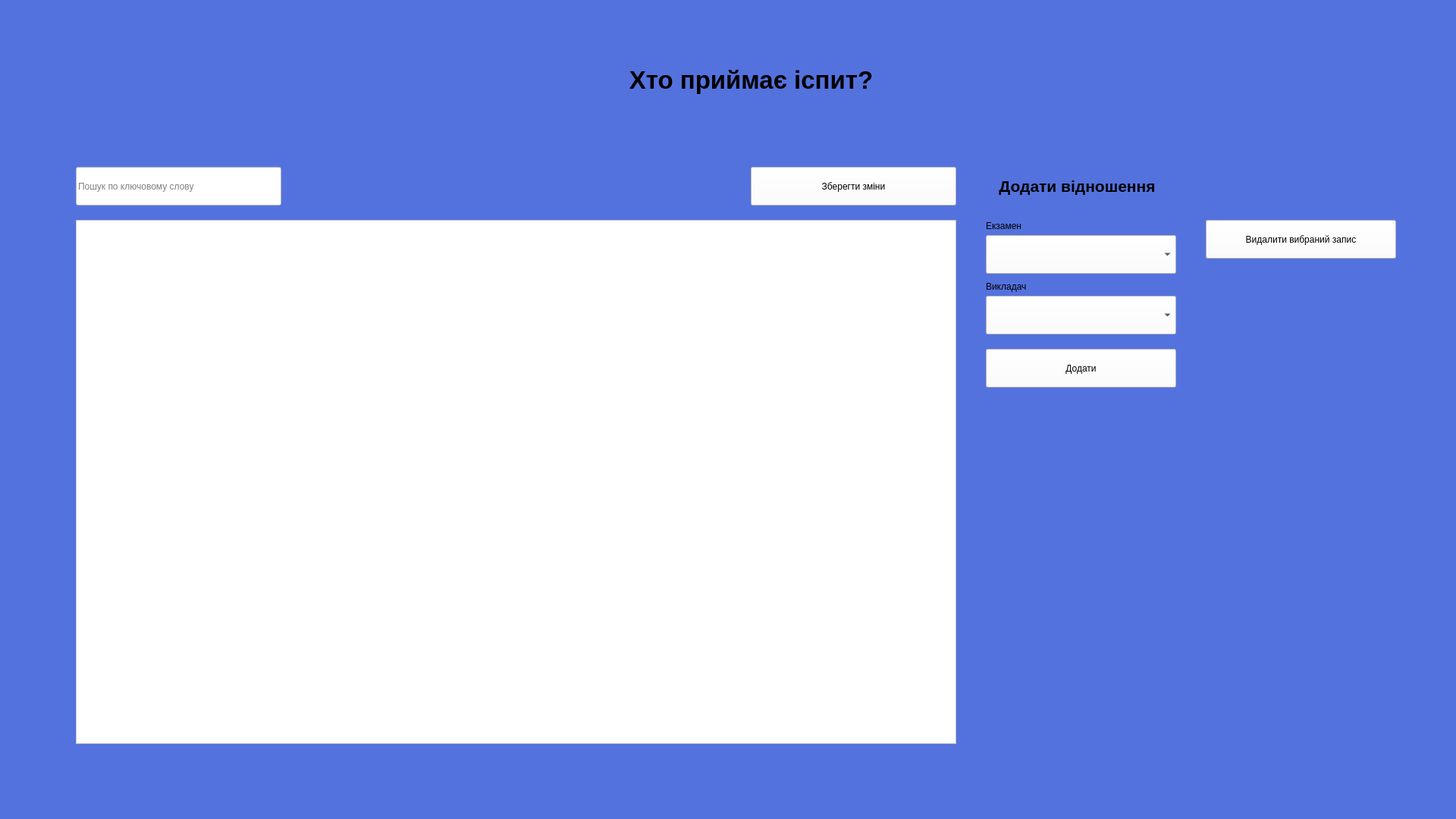
<?xml version="1.0" encoding="UTF-8"?>
<ui version="4.0">
 <class>Management</class>
 <widget class="QMainWindow" name="Management">
  <property name="geometry">
   <rect>
    <x>0</x>
    <y>0</y>
    <width>1920</width>
    <height>1080</height>
   </rect>
  </property>
  <property name="windowTitle">
   <string>Керування БД</string>
  </property>
  <property name="windowIcon">
   <iconset>
    <normaloff>../Downloads/symvolika-1.png</normaloff>../Downloads/symvolika-1.png</iconset>
  </property>
  <property name="styleSheet">
   <string notr="true">background: #5472DE;
background-image: url(:/newPrefix/649eb8ca76c20 (1).png);</string>
  </property>
  <widget class="QWidget" name="centralwidget">
   <widget class="QLabel" name="label_3">
    <property name="geometry">
     <rect>
      <x>620</x>
      <y>50</y>
      <width>741</width>
      <height>111</height>
     </rect>
    </property>
    <property name="font">
     <font>
      <family>Arial</family>
      <pointsize>25</pointsize>
      <weight>75</weight>
      <bold>true</bold>
     </font>
    </property>
    <property name="autoFillBackground">
     <bool>false</bool>
    </property>
    <property name="styleSheet">
     <string notr="true">background: transparent;</string>
    </property>
    <property name="text">
     <string>Хто приймає іспит?</string>
    </property>
    <property name="textFormat">
     <enum>Qt::AutoText</enum>
    </property>
    <property name="alignment">
     <set>Qt::AlignCenter</set>
    </property>
   </widget>
   <widget class="QLabel" name="label_9">
    <property name="geometry">
     <rect>
      <x>1280</x>
      <y>190</y>
      <width>281</width>
      <height>111</height>
     </rect>
    </property>
    <property name="font">
     <font>
      <family>Arial</family>
      <pointsize>16</pointsize>
      <weight>75</weight>
      <bold>true</bold>
     </font>
    </property>
    <property name="autoFillBackground">
     <bool>false</bool>
    </property>
    <property name="styleSheet">
     <string notr="true">background: transparent;</string>
    </property>
    <property name="text">
     <string>Додати відношення</string>
    </property>
    <property name="textFormat">
     <enum>Qt::AutoText</enum>
    </property>
    <property name="alignment">
     <set>Qt::AlignCenter</set>
    </property>
   </widget>
   <widget class="QLineEdit" name="lineEdit_6">
    <property name="geometry">
     <rect>
      <x>100</x>
      <y>220</y>
      <width>271</width>
      <height>51</height>
     </rect>
    </property>
    <property name="styleSheet">
     <string notr="true">background-color: rgb(255, 255, 255);</string>
    </property>
    <property name="placeholderText">
     <string>Пошук по ключовому слову</string>
    </property>
   </widget>
   <widget class="QPushButton" name="pushButton_16">
    <property name="geometry">
     <rect>
      <x>1300</x>
      <y>460</y>
      <width>251</width>
      <height>51</height>
     </rect>
    </property>
    <property name="styleSheet">
     <string notr="true">background-color: rgb(255, 255, 255);</string>
    </property>
    <property name="text">
     <string>Додати</string>
    </property>
   </widget>
   <widget class="QPushButton" name="pushButton_18">
    <property name="geometry">
     <rect>
      <x>990</x>
      <y>220</y>
      <width>271</width>
      <height>51</height>
     </rect>
    </property>
    <property name="styleSheet">
     <string notr="true">background-color: rgb(255, 255, 255);</string>
    </property>
    <property name="text">
     <string>Зберегти зміни</string>
    </property>
   </widget>
   <widget class="QTableWidget" name="tableWidget_2">
    <property name="geometry">
     <rect>
      <x>100</x>
      <y>290</y>
      <width>1161</width>
      <height>691</height>
     </rect>
    </property>
    <property name="styleSheet">
     <string notr="true">background-color: rgb(255, 255, 255);</string>
    </property>
    <property name="showGrid">
     <bool>true</bool>
    </property>
    <property name="sortingEnabled">
     <bool>true</bool>
    </property>
    <property name="wordWrap">
     <bool>false</bool>
    </property>
    <property name="rowCount">
     <number>0</number>
    </property>
    <property name="columnCount">
     <number>0</number>
    </property>
    <attribute name="horizontalHeaderCascadingSectionResizes">
     <bool>false</bool>
    </attribute>
   </widget>
   <widget class="QPushButton" name="pushButton_17">
    <property name="geometry">
     <rect>
      <x>1590</x>
      <y>290</y>
      <width>251</width>
      <height>51</height>
     </rect>
    </property>
    <property name="styleSheet">
     <string notr="true">background-color: rgb(255, 255, 255);</string>
    </property>
    <property name="text">
     <string>Видалити вибраний запис</string>
    </property>
   </widget>
   <widget class="QLabel" name="label">
    <property name="geometry">
     <rect>
      <x>1300</x>
      <y>290</y>
      <width>101</width>
      <height>16</height>
     </rect>
    </property>
    <property name="text">
     <string>Екзамен</string>
    </property>
   </widget>
   <widget class="QComboBox" name="comboBox_5">
    <property name="geometry">
     <rect>
      <x>1300</x>
      <y>310</y>
      <width>251</width>
      <height>51</height>
     </rect>
    </property>
    <property name="styleSheet">
     <string notr="true">background-color: rgb(255, 255, 255);</string>
    </property>
   </widget>
   <widget class="QLabel" name="label_2">
    <property name="geometry">
     <rect>
      <x>1300</x>
      <y>370</y>
      <width>101</width>
      <height>16</height>
     </rect>
    </property>
    <property name="text">
     <string>Викладач</string>
    </property>
   </widget>
   <widget class="QComboBox" name="comboBox_6">
    <property name="geometry">
     <rect>
      <x>1300</x>
      <y>390</y>
      <width>251</width>
      <height>51</height>
     </rect>
    </property>
    <property name="styleSheet">
     <string notr="true">background-color: rgb(255, 255, 255);</string>
    </property>
   </widget>
  </widget>
 </widget>
 <resources>
  <include location="image.qrc"/>
 </resources>
 <connections/>
</ui>
